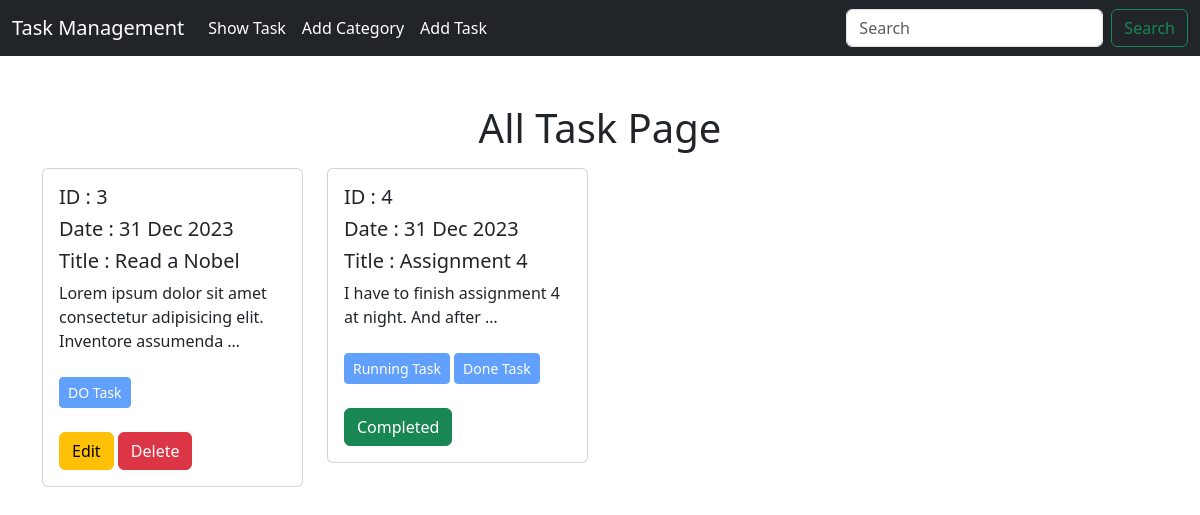
Before: / with the older database file.
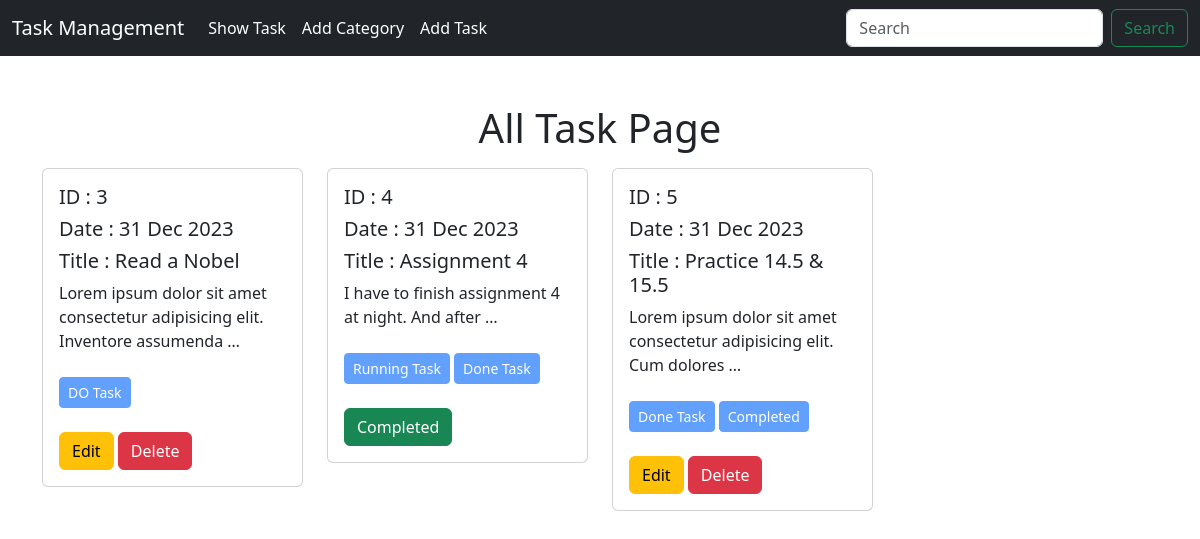
After: the same page with the newer database file.
### task/models.py (models this page shows, shortened)
class Task(models.Model):
    task_title=models.CharField(max_length=50)
    task_description=models.TextField()
    is_completed=models.BooleanField(default=False)
    assigned_date=models.DateField(auto_now_add=True)
    category=models.ManyToManyField(Category)

### category/models.py (models this page shows, shortened)
class Category(models.Model):
    name = models.CharField(max_length=100)

### Task_Management_System/views.py (the view)
# urls.py: 2. Add a URL to urlpatterns:  path('', views.home, name='home')
def home(request):
    data=Task.objects.all()
    return render(request,'home.html',{'data':data})

### templates/home.html
{% extends "base.html" %}
{% block content %}
<div class="container mt-5">
  <h1 class="text-center my-3">All Task Page</h1>
    {% if data %}
      <div class="row">
  {% for i in data %}
    <div class="col-sm-3 mb-3 mb-sm-0">
    <div class="card">
      <div class="card-body">
        <h5 class="card-title">ID : {{i.id}}</h5>
        <h5 class="card-title">Date : {{i.assigned_date | date:"d M Y"}}</h5>
        <h5 class="card-title">Title : {{i.task_title}}</h5>
        <p class="card-text">{{i.task_description |truncatewords:10}}</p>
        <p>
            {% for j in i.category.all %}
              <button class="btn btn-primary btn-sm disabled my-2">{{j.name}}</button>
            {% endfor %}
        </p>
        {% if i.is_completed == False %}
          <a href="{% url 'edit_task' i.id %}" class="btn btn-warning">Edit</a>
        <a href="{% url 'delete_task' i.id %}" class="btn btn-danger">Delete</a>
        {% else %}
        <button class="btn btn-success">Completed</button>
        {% endif %}
      </div>
    </div>
  </div>
  {% endfor %}
</div>
  {% else %}
  <h2 class="bg-warning text-center">Opps ! No Task Available</h2>
    {% endif %}
</div>
{% endblock content %}

Changed rows visible on the page:
added Task: id "5", assigned_date "31 Dec 2023", task_title "Practice 14.5 & 15.5", task_description "Lorem ipsum dolor sit amet consectetur adipisicing elit. Cum dolores …", is_completed "Edit", Category (name "Done Task")
added Category: name "Completed", shown under "5"
